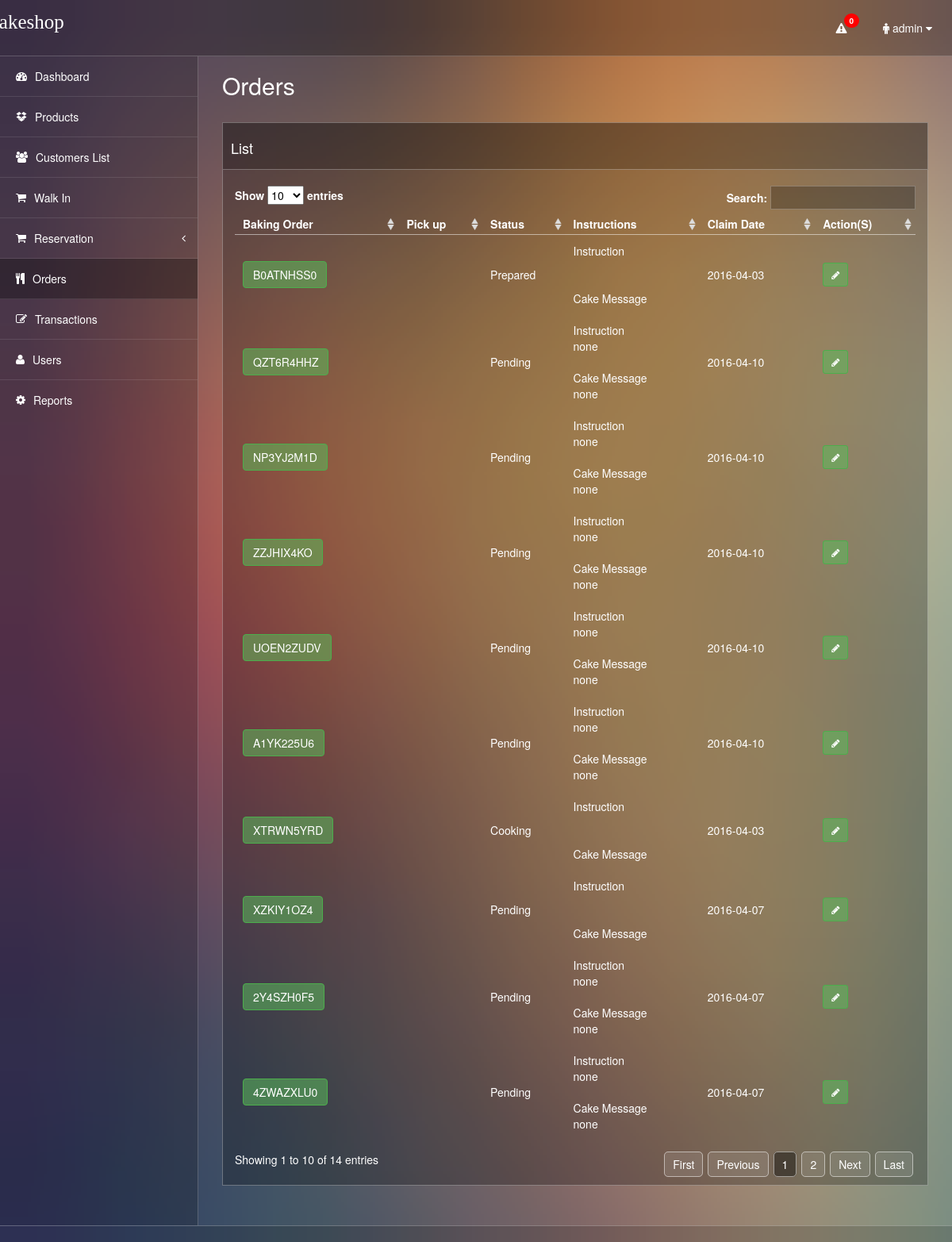
Page /orders.php (signed in) on the committed database.
### tables this page shows
CREATE TABLE `tbl_orders` (
  `id` int(11) NOT NULL,
  `baking_order` varchar(30) NOT NULL,
  `pick_up` varchar(30) NOT NULL,
  `delivery_method` varchar(30) NOT NULL,
  `payment_method` varchar(30) NOT NULL,
  `total_paid` float(15,2) NOT NULL,
  `customer_id` varchar(30) NOT NULL,
  `status` varchar(30) NOT NULL,
  `description` text NOT NULL,
  `claimdate` date NOT NULL,
  `time1` timestamp NOT NULL DEFAULT CURRENT_TIMESTAMP ON UPDATE CURRENT_TIMESTAMP
);

### orders.php (the view, shortened to what this page needs)
<?php
include 'connection.php';
?>
<!DOCTYPE html>
<html>
<head>
<link href="css/bootstrap.css" rel="stylesheet" media="screen">
<link href="css/thin-admin.css" rel="stylesheet" media="screen">
<link href="css/font-awesome.css" rel="stylesheet" media="screen">
<link href="style/style.css" rel="stylesheet">
<link href="style/dashboard.css" rel="stylesheet">
<link href="font-awesome-4.0.3/css/font-awesome.min.css" rel="stylesheet" media="screen">
<link href="css/demo_page.css" rel="stylesheet">
<link href="css/demo_table.css" rel="stylesheet">
</head>
<body>
<?php
  include 'header.php';
?>
<div class="wrapper">
  <div class="left-nav">
  <div id="side-nav">
  <?php
          switch ($_SESSION['type'])
          {
            case 'default':
              include 'admin.php';
              break;
          }
      ?>
    </div>
  </div>
  <div class="page-content">
    <div class="content container">
      <div class="row">
        <div class="col-lg-12">
          <h2 class="page-title">Orders</h2>
        </div>
      </div>
      <div class="row">
        <div class="col-lg-12">
          <div class="widget">
            <div class="widget-header">
            <h3>List</h3>
            </div>
            <div class="widget-content">
<div class="example_alt_pagination">
      <div id="container">
  <div id="demo">
    <table cellpadding="0" cellspacing="0" border="0" class="display" id="example">
      <thead>
        <tr>
          <th>Baking Order</th>
          <th class="hidden-xs">Pick up</th>
          <th>Status</th>
          <th>Instructions</th>
          <th>Claim Date</th>
          <th>Action(S)</th>
          </tr>
        </thead>
      <tbody>
        <?php
        $getcustomers = $dbConn->query("SELECT * FROM tbl_orders where status != 'Claimed' ORDER BY id DESC ");
        while ($row = $getcustomers->fetch(PDO::FETCH_ASSOC)) {
        if ($row['status'] != 'VOID') {
        ?>
        <TR>
          <td><a href="receipt.php?id=<?php echo $row['baking_order'];?>" target="_blank" class="btn btn-success"><?php echo $row['baking_order'];?></a></td>
          <td><?php echo $row['pick_up'];?></td>
          <td><?php echo $row['status'];?></td>
          <td><?php echo $row['description'];?></td>
          <td><?php echo $row['claimdate'];?></td>
          <td><button class="btn btn-success btn-sm" data-target="#edit<?php echo $row['id'];?>" data-toggle="modal"><label class="icon-pencil"></label></button></td>
        </TR>
        <?php
      }}
        ?>
        </tbody>
  </table>
    </div>
        </div>
    </div>
            </div>
          </div>
        </div>
      </div>
    </div>
  </div>
</div>
<div class="bottom-nav footer">  </div>
<link href="assets/switcher/switcher.css" rel="stylesheet">
<link href="assets/switcher/switcher-defult.css" rel="stylesheet">
<link rel="alternate stylesheet" type="text/css" href="assets/switcher/a.css" title="a" media="all" />
</body>
</html>

### css/thin-admin.css (style rules this page uses)
body { background-color: #54364a; background-size: cover; background-image:url(../images/a.jpg); }
.footer { background-color: rgba(0, 0, 0, 0.15); padding: 10px; color: #fff; }
.left-nav { background-color: rgba(0, 0, 0, 0.20); color: #FFF; display: table-cell; float: none!important; vertical-align:top; }
.page-content { color: #FFF; padding: 20px 30px; display: table-cell; float: none!important; }
.wrapper { display: table; width: 100%; }
.bottom-nav { width: 100%; border-top: 1px solid rgba(255,255,255, 0.25); }
.container { max-width: none !important; padding: 0; }
@media (min-width:320px) { .left-nav { float: none!important; width: 150px; vertical-align:top; } }
@media (min-width:320px) { .page-title { margin: 0px !important; } }
@media (min-width:481px) { .left-nav { float: none!important; width: 150px; vertical-align:top; } }
@media (min-width:481px) { .page-title { margin: 0px !important; } }
@media (min-width:641px) { .left-nav { float: none!important; width: 150px; border-right: 1px solid rgba(255,255,255, 0.2); vertical-align:top; } }
@media (min-width:961px) { .left-nav { float: none!important; width: 250px; vertical-align:top; } }
@media (min-width:1025px) { .left-nav { float: none!important; width: 250px; vertical-align:top; } }
.page-title { margin: -30px 0 0; padding: 0 0 30px; }

### style/style.css (style rules this page uses)
.widget { position: relative; clear: both; padding-bottom: 30px; width: auto; overflow: hidden; }
.widget-header { position: relative; height: 60px; line-height: 40px; background-color: rgba(0, 0, 0, 0.40); border: 1px solid rgba(255,255,255, 0.3); }
.widget-header h3 { position: relative; top: 2px; left: 10px; display: inline-block; margin-right: 3em; font-size: 18px; font-weight: 300; color: #fff; line-height: 18px; }
.widget-content { padding: 20px 15px 15px; background-color: rgba(0, 0, 0, 0.25); border: 1px solid rgba(255,255,255, 0.3); }
.widget-header+.widget-content { border-top: none; -webkit-border-top-left-radius: 0; -webkit-border-top-right-radius: 0; -moz-border-radius-topleft: 0; -moz-border-radius-topright: 0; border-top-left-radius: 0; border-top-right-radius: 0; }
.widget-content:before, .widget-content:after { content: ""; display: table; }
.widget-content:after { clear: both; }
.widget-content { zoom: 1; }

### css/demo_table.css (style rules this page uses)
table.display { margin: 0 auto; clear: both; width: 100%; }
table.display thead th { padding: 3px 18px 3px 10px; border-bottom: 1px solid rgba(255,255,255, 0.3); font-weight: bold; cursor: pointer; * cursor: hand; }
table.display td { padding: 10px; }
.sorting { background: url('../img/sort_both.png') no-repeat center right; }
tr.odd { background-color: rgba(0, 0, 0, 0); }
tr.even { background-color: rgba(0, 0, 0, 0); }

### assets/switcher/a.css (style rules this page uses)
body { background-color: #54364a; background-size: cover; background-image:url(../../images/a.jpg); }

### rows in the picture
tbl_orders: baking_order "A1YK225U6", status "Pending", description "Instruction none Cake Message none", claimdate "2016-04-10"
tbl_orders: baking_order "UOEN2ZUDV", status "Pending", description "Instruction none Cake Message none", claimdate "2016-04-10"
tbl_orders: baking_order "ZZJHIX4KO", status "Pending", description "Instruction none Cake Message none", claimdate "2016-04-10"
tbl_orders: baking_order "NP3YJ2M1D", status "Pending", description "Instruction none Cake Message none", claimdate "2016-04-10"
tbl_orders: baking_order "QZT6R4HHZ", status "Pending", description "Instruction none Cake Message none", claimdate "2016-04-10"
tbl_orders: baking_order "4ZWAZXLU0", status "Pending", description "Instruction none Cake Message none", claimdate "2016-04-07"
tbl_orders: baking_order "2Y4SZH0F5", status "Pending", description "Instruction none Cake Message none", claimdate "2016-04-07"
tbl_orders: baking_order "XZKIY1OZ4", status "Pending", description "Instruction Cake Message", claimdate "2016-04-07"
tbl_orders: baking_order "XTRWN5YRD", status "Cooking", description "Instruction Cake Message", claimdate "2016-04-03"
tbl_orders: baking_order "B0ATNHSS0", status "Prepared", description "Instruction Cake Message", claimdate "2016-04-03"

### other values in the picture
$getcount->rowCount() "0"
$_SESSION['fullname'] "admin"
